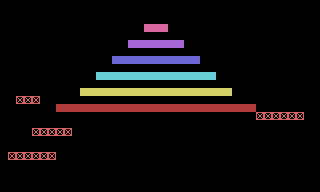

Below is a game level as drawn by its tile map, then a one-line description and the .tmx file that defines it, in full:
An orthogonal 40x24 tile map with 8x8 px tiles, 2 tile layers (Collision Layer, ForeGround), 2 tilesets and 16 objects (15x CompleteLevelBlock, PlayerSpawner).

<map version="1.10" tiledversion="1.11.2" orientation="orthogonal" renderorder="right-down" width="40" height="24" tilewidth="8" tileheight="8" infinite="0" nextlayerid="5" nextobjectid="19">
 <tileset firstgid="1" source="worldTexture.tsx" />
 <tileset firstgid="129" source="worldSpace2.tsx" />
 <layer id="1" name="Collision Layer" class="Collision Tile Layer" width="40" height="24">
  <data encoding="csv">
0,0,0,0,0,0,0,0,0,0,0,0,0,0,0,0,0,0,0,0,0,0,0,0,0,0,0,0,0,0,0,0,0,0,0,0,0,0,0,0,
0,0,0,0,0,0,0,0,0,0,0,0,0,0,0,0,0,0,0,0,0,0,0,0,0,0,0,0,0,0,0,0,0,0,0,0,0,0,0,0,
0,0,0,0,0,0,0,0,0,0,0,0,0,0,0,0,0,0,0,0,0,0,0,0,0,0,0,0,0,0,0,0,0,0,0,0,0,0,0,0,
0,0,0,0,0,0,0,0,0,0,0,0,0,0,0,0,0,0,12,12,12,0,0,0,0,0,0,0,0,0,0,0,0,0,0,0,0,0,0,0,
0,0,0,0,0,0,0,0,0,0,0,0,0,0,0,0,0,0,0,0,0,0,0,0,0,0,0,0,0,0,0,0,0,0,0,0,0,0,0,0,
0,0,0,0,0,0,0,0,0,0,0,0,0,0,0,0,12,12,12,12,12,12,12,0,0,0,0,0,0,0,0,0,0,0,0,0,0,0,0,0,
0,0,0,0,0,0,0,0,0,0,0,0,0,0,0,0,0,0,0,0,0,0,0,0,0,0,0,0,0,0,0,0,0,0,0,0,0,0,0,0,
0,0,0,0,0,0,0,0,0,0,0,0,0,0,12,12,12,12,12,12,12,12,12,12,12,0,0,0,0,0,0,0,0,0,0,0,0,0,0,0,
0,0,0,0,0,0,0,0,0,0,0,0,0,0,0,0,0,0,0,0,0,0,0,0,0,0,0,0,0,0,0,0,0,0,0,0,0,0,0,0,
0,0,0,0,0,0,0,0,0,0,0,0,12,12,12,12,12,12,12,12,12,12,12,12,12,12,12,0,0,0,0,0,0,0,0,0,0,0,0,0,
0,0,0,0,0,0,0,0,0,0,0,0,0,0,0,0,0,0,0,0,0,0,0,0,0,0,0,0,0,0,0,0,0,0,0,0,0,0,0,0,
0,0,0,0,0,0,0,0,0,0,12,12,12,12,12,12,12,12,12,12,12,12,12,12,12,12,12,12,12,0,0,0,0,0,0,0,0,0,0,0,
0,0,12,12,12,0,0,0,0,0,0,0,0,0,0,0,0,0,0,0,0,0,0,0,0,0,0,0,0,0,0,0,0,0,0,0,0,0,0,0,
0,0,0,0,0,0,0,12,12,12,12,12,12,12,12,12,12,12,12,12,12,12,12,12,12,12,12,12,12,12,12,12,0,0,0,0,0,0,0,0,
0,0,0,0,0,0,0,0,0,0,0,0,0,0,0,0,0,0,0,0,0,0,0,0,0,0,0,0,0,0,0,0,12,12,12,12,12,12,0,0,
0,0,0,0,0,0,0,0,0,0,0,0,0,0,0,0,0,0,0,0,0,0,0,0,0,0,0,0,0,0,0,0,0,0,0,0,0,0,0,0,
0,0,0,0,12,12,12,12,12,0,0,0,0,0,0,0,0,0,0,0,0,0,0,0,0,0,0,0,0,0,0,0,0,0,0,0,0,0,0,0,
0,0,0,0,0,0,0,0,0,0,0,0,0,0,0,0,0,0,0,0,0,0,0,0,0,0,0,0,0,0,0,0,0,0,0,0,0,0,0,0,
0,0,0,0,0,0,0,0,0,0,0,0,0,0,0,0,0,0,0,0,0,0,0,0,0,0,0,0,0,0,0,0,0,0,0,0,0,0,0,0,
0,12,12,12,12,12,12,0,0,0,0,0,0,0,0,0,0,0,0,0,0,0,0,0,0,0,0,0,0,0,0,0,0,0,0,0,0,0,0,0,
0,0,0,0,0,0,0,0,0,0,0,0,0,0,0,0,0,0,0,0,0,0,0,0,0,0,0,0,0,0,0,0,0,0,0,0,0,0,0,0,
0,0,0,0,0,0,0,0,0,0,0,0,0,0,0,0,0,0,0,0,0,0,0,0,0,0,0,0,0,0,0,0,0,0,0,0,0,0,0,0,
0,0,0,0,0,0,0,0,0,0,0,0,0,0,0,0,0,0,0,0,0,0,0,0,0,0,0,0,0,0,0,0,0,0,0,0,0,0,0,0,
0,0,0,0,0,0,0,0,0,0,0,0,0,0,0,0,0,0,0,0,0,0,0,0,0,0,0,0,0,0,0,0,0,0,0,0,0,0,0,0
</data>
 </layer>
 <layer id="3" name="ForeGround" width="40" height="24">
  <data encoding="csv">
0,0,0,0,0,0,0,0,0,0,0,0,0,0,0,0,0,0,0,0,0,0,0,0,0,0,0,0,0,0,0,0,0,0,0,0,0,0,0,0,
0,0,0,0,0,0,0,0,0,0,0,0,0,0,0,0,0,0,0,0,0,0,0,0,0,0,0,0,0,0,0,0,0,0,0,0,0,0,0,0,
0,0,0,0,0,0,0,0,0,0,0,0,0,0,0,0,0,0,0,0,0,0,0,0,0,0,0,0,0,0,0,0,0,0,0,0,0,0,0,0,
0,0,0,0,0,0,0,0,0,0,0,0,0,0,0,0,0,0,3,3,3,0,0,0,0,0,0,0,0,0,0,0,0,0,0,0,0,0,0,0,
0,0,0,0,0,0,0,0,0,0,0,0,0,0,0,0,0,0,0,0,0,0,0,0,0,0,0,0,0,0,0,0,0,0,0,0,0,0,0,0,
0,0,0,0,0,0,0,0,0,0,0,0,0,0,0,0,4,4,4,4,4,4,4,0,0,0,0,0,0,0,0,0,0,0,0,0,0,0,0,0,
0,0,0,0,0,0,0,0,0,0,0,0,0,0,0,0,0,0,0,0,0,0,0,0,0,0,0,0,0,0,0,0,0,0,0,0,0,0,0,0,
0,0,0,0,0,0,0,0,0,0,0,0,0,0,5,5,5,5,5,5,5,5,5,5,5,0,0,0,0,0,0,0,0,0,0,0,0,0,0,0,
0,0,0,0,0,0,0,0,0,0,0,0,0,0,0,0,0,0,0,0,0,0,0,0,0,0,0,0,0,0,0,0,0,0,0,0,0,0,0,0,
0,0,0,0,0,0,0,0,0,0,0,0,7,7,7,7,7,7,7,7,7,7,7,7,7,7,7,0,0,0,0,0,0,0,0,0,0,0,0,0,
0,0,0,0,0,0,0,0,0,0,0,0,0,0,0,0,0,0,0,0,0,0,0,0,0,0,0,0,0,0,0,0,0,0,0,0,0,0,0,0,
0,0,0,0,0,0,0,0,0,0,10,10,10,10,10,10,10,10,10,10,10,10,10,10,10,10,10,10,10,0,0,0,0,0,0,0,0,0,0,0,
0,0,0,0,0,0,0,0,0,0,0,0,0,0,0,0,0,0,0,0,0,0,0,0,0,0,0,0,0,0,0,0,0,0,0,0,0,0,0,0,
0,0,0,0,0,0,0,19,19,19,19,19,19,19,19,19,19,19,19,19,19,19,19,19,19,19,19,19,19,19,19,19,0,0,0,0,0,0,0,0,
0,0,0,0,0,0,0,0,0,0,0,0,0,0,0,0,0,0,0,0,0,0,0,0,0,0,0,0,0,0,0,0,0,0,0,0,0,0,0,0,
0,0,0,0,0,0,0,0,0,0,0,0,0,0,0,0,0,0,0,0,0,0,0,0,0,0,0,0,0,0,0,0,0,0,0,0,0,0,0,0,
0,0,0,0,0,0,0,0,0,0,0,0,0,0,0,0,0,0,0,0,0,0,0,0,0,0,0,0,0,0,0,0,0,0,0,0,0,0,0,0,
0,0,0,0,0,0,0,0,0,0,0,0,0,0,0,0,0,0,0,0,0,0,0,0,0,0,0,0,0,0,0,0,0,0,0,0,0,0,0,0,
0,0,0,0,0,0,0,0,0,0,0,0,0,0,0,0,0,0,0,0,0,0,0,0,0,0,0,0,0,0,0,0,0,0,0,0,0,0,0,0,
0,0,0,0,0,0,0,0,0,0,0,0,0,0,0,0,0,0,0,0,0,0,0,0,0,0,0,0,0,0,0,0,0,0,0,0,0,0,0,0,
0,0,0,0,0,0,0,0,0,0,0,0,0,0,0,0,0,0,0,0,0,0,0,0,0,0,0,0,0,0,0,0,0,0,0,0,0,0,0,0,
0,0,0,0,0,0,0,0,0,0,0,0,0,0,0,0,0,0,0,0,0,0,0,0,0,0,0,0,0,0,0,0,0,0,0,0,0,0,0,0,
0,0,0,0,0,0,0,0,0,0,0,0,0,0,0,0,0,0,0,0,0,0,0,0,0,0,0,0,0,0,0,0,0,0,0,0,0,0,0,0,
0,0,0,0,0,0,0,0,0,0,0,0,0,0,0,0,0,0,0,0,0,0,0,0,0,0,0,0,0,0,0,0,0,0,0,0,0,0,0,0
</data>
 </layer>
 <objectgroup id="2" name="SpawnLayer" class="Entity Spawner">
  <object id="1" type="PlayerSpawner" x="152" y="16">
   <properties>
    <property name="isVisible" type="bool" value="true" />
   </properties>
   <point />
  </object>
 </objectgroup>
 <objectgroup id="4" name="collision block object layer" class="Collision Blocks Object Layer">
  <object id="2" type="CompleteLevelBlock" gid="16" x="80" y="104" width="8" height="8">
   <properties>
    <property name="nextLevel" type="int" value="1" />
   </properties>
  </object>
  <object id="3" type="CompleteLevelBlock" gid="16" x="224" y="104" width="8" height="8">
   <properties>
    <property name="nextLevel" type="int" value="1" />
   </properties>
  </object>
  <object id="4" type="CompleteLevelBlock" gid="16" x="96" y="88" width="8" height="8">
   <properties>
    <property name="nextLevel" type="int" value="2" />
   </properties>
  </object>
  <object id="5" type="CompleteLevelBlock" gid="16" x="208" y="88" width="8" height="8">
   <properties>
    <property name="nextLevel" type="int" value="2" />
   </properties>
  </object>
  <object id="6" type="CompleteLevelBlock" gid="16" x="112" y="72" width="8" height="8">
   <properties>
    <property name="nextLevel" type="int" value="3" />
   </properties>
  </object>
  <object id="7" type="CompleteLevelBlock" gid="16" x="192" y="72" width="8" height="8">
   <properties>
    <property name="nextLevel" type="int" value="3" />
   </properties>
  </object>
  <object id="8" type="CompleteLevelBlock" gid="16" x="128" y="56" width="8" height="8">
   <properties>
    <property name="nextLevel" type="int" value="4" />
   </properties>
  </object>
  <object id="9" type="CompleteLevelBlock" gid="16" x="176" y="56" width="8" height="8">
   <properties>
    <property name="nextLevel" type="int" value="4" />
   </properties>
  </object>
  <object id="10" type="CompleteLevelBlock" gid="16" x="144" y="40" width="8" height="8">
   <properties>
    <property name="nextLevel" type="int" value="5" />
   </properties>
  </object>
  <object id="11" type="CompleteLevelBlock" gid="16" x="160" y="40" width="8" height="8">
   <properties>
    <property name="nextLevel" type="int" value="5" />
   </properties>
  </object>
  <object id="12" type="CompleteLevelBlock" gid="16" x="56" y="128" width="8" height="8">
   <properties>
    <property name="nextLevel" type="int" value="6" />
   </properties>
  </object>
  <object id="13" type="CompleteLevelBlock" gid="16" x="24" y="152" width="8" height="8">
   <properties>
    <property name="nextLevel" type="int" value="7" />
   </properties>
  </object>
  <object id="16" type="CompleteLevelBlock" gid="16" x="256" y="88" width="8" height="8">
   <properties>
    <property name="nextLevel" type="int" value="8" />
   </properties>
  </object>
  <object id="17" type="CompleteLevelBlock" gid="16" x="288" y="120" width="8" height="8">
   <properties>
    <property name="nextLevel" type="int" value="9" />
   </properties>
  </object>
  <object id="18" type="CompleteLevelBlock" gid="16" x="16" y="96" width="8" height="8">
   <properties>
    <property name="nextLevel" type="int" value="10" />
   </properties>
  </object>
 </objectgroup>
</map>
